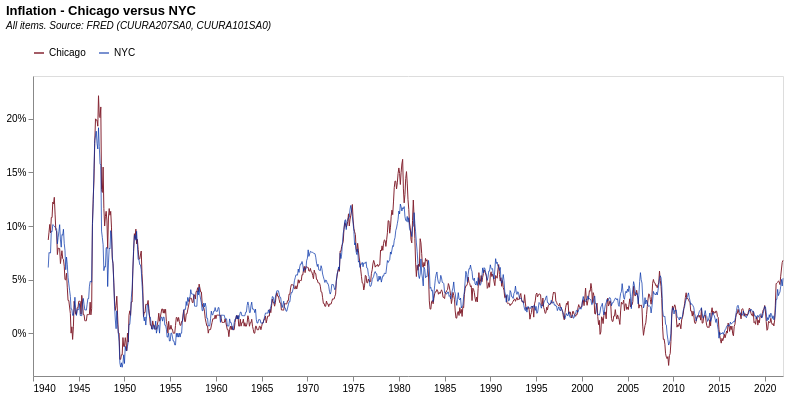

Write the Vega-Lite specification saved for this chart.
### Vega-Lite specification from a JSON file in a GitHub repository (floating-point values rounded to 4 significant figures; data arrays with more than 128 entries replaced by an {"elided": "..."} marker saying what was removed)
{"$schema": "https://vega.github.io/schema/vega-lite/v5.json", "description": "Creates year variable, then defined parameters on this and adds sliders.", "title": {"text": "Inflation - Chicago versus NYC", "subtitle": ["All items. Source: FRED (CUURA207SA0, CUURA101SA0)", ""], "subtitleFontStyle": "italic", "subtitleFontSize": 10, "anchor": "start", "color": "black"}, "width": 750, "height": 300, "mark": {"type": "line", "strokeWidth": 1}, "data": {"values": {"elided": "1286 records"}}, "transform": [{"fold": ["CUURA207SA0_PC1", "CUURA101SA0_PC1"], "as": ["metric", "value"]}, {"calculate": "{'CUURA207SA0_PC1': 'Chicago', 'CUURA101SA0_PC1': 'NYC'}[datum.metric]", "as": "metricClean"}, {"calculate": "year(datum.Date)", "as": "year"}, {"filter": "datum.year>=minYear"}, {"filter": "datum.year<=maxYear"}, {"calculate": "datum.value/100", "as": "valuePCT"}, {"calculate": "timeParse(datum.DATE, '%d/%m/%Y')", "as": "date2"}], "params": [{"name": "minYear", "value": 1940, "bind": {"input": "range", "min": 1940, "max": 2022, "step": 1, "name": "Start year:"}}, {"name": "maxYear", "value": 2022, "bind": {"input": "range", "min": 1940, "max": 2022, "step": 1, "name": "End year:"}}], "encoding": {"x": {"field": "date2", "type": "temporal", "title": null, "axis": {"grid": false}}, "y": {"field": "valuePCT", "type": "quantitative", "title": null, "axis": {"format": "%", "grid": false}}, "color": {"field": "metricClean", "type": "ordinal", "legend": {"orient": "top", "columns": 2, "title": null}, "scale": {"range": ["rgb(134, 38, 51)", "rgba(0,47,167,0.7)"]}}}}
